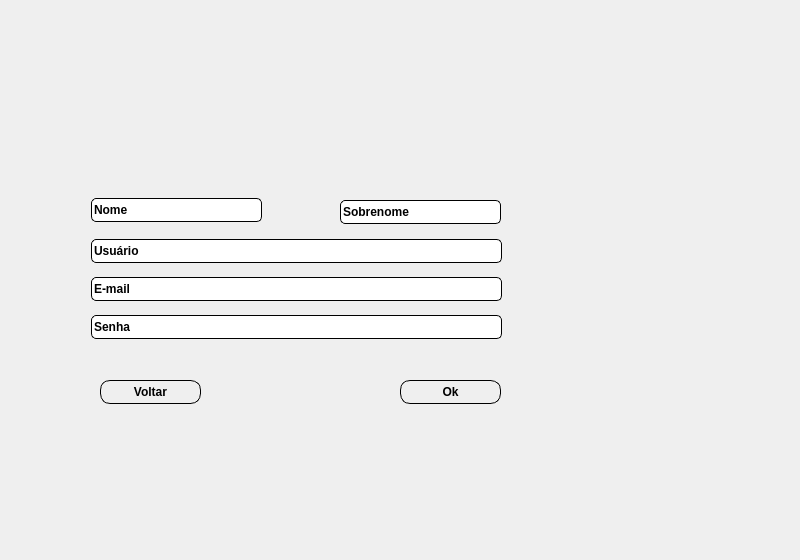
<?xml version="1.0" encoding="UTF-8"?>
<ui version="4.0">
 <class>CriarConta</class>
 <widget class="QDialog" name="CriarConta">
  <property name="geometry">
   <rect>
    <x>0</x>
    <y>0</y>
    <width>800</width>
    <height>560</height>
   </rect>
  </property>
  <property name="windowTitle">
   <string>Dialog</string>
  </property>
  <property name="styleSheet">
   <string notr="true">background-image: url(:/images/imagens/1.png);
/* Este seletor funciona aqui, pois se aplica aos &quot;filhos&quot; da janela */
QPushButton#criarcontaButton {
    background-color: #F4B315; 
    color: white;
	font-weight: bold;
    border: none; /* Sem borda */
    border-radius: 5px;
    padding: 5px;
}

QPushButton#criarcontaButton:hover {
    background-color: #DDA010; /* Tom mais escuro */
    border: none;
}</string>
  </property>
  <widget class="QLabel" name="label">
   <property name="geometry">
    <rect>
     <x>50</x>
     <y>30</y>
     <width>521</width>
     <height>501</height>
    </rect>
   </property>
   <property name="styleSheet">
    <string notr="true">background-image: url(:/images/imagens/2.png);
border-radius: 20px;</string>
   </property>
   <property name="text">
    <string/>
   </property>
  </widget>
  <widget class="QPushButton" name="voltarButton">
   <property name="geometry">
    <rect>
     <x>100</x>
     <y>380</y>
     <width>101</width>
     <height>24</height>
    </rect>
   </property>
   <property name="styleSheet">
    <string notr="true">font-weight: bold;
border: 1px solid;
border-radius: 10px;
</string>
   </property>
   <property name="text">
    <string>Voltar</string>
   </property>
  </widget>
  <widget class="QPushButton" name="criarcontaButton">
   <property name="geometry">
    <rect>
     <x>400</x>
     <y>380</y>
     <width>101</width>
     <height>24</height>
    </rect>
   </property>
   <property name="styleSheet">
    <string notr="true">font-weight: bold;
border: 1px solid;
border-radius: 10px;

</string>
   </property>
   <property name="text">
    <string>Ok</string>
   </property>
  </widget>
  <widget class="QLineEdit" name="nomeLineEdit">
   <property name="geometry">
    <rect>
     <x>91</x>
     <y>198</y>
     <width>171</width>
     <height>24</height>
    </rect>
   </property>
   <property name="styleSheet">
    <string notr="true">font-weight: bold;
border: 1px solid;
border-radius: 5px;
</string>
   </property>
   <property name="text">
    <string>Nome</string>
   </property>
   <property name="dragEnabled">
    <bool>false</bool>
   </property>
   <property name="readOnly">
    <bool>false</bool>
   </property>
   <property name="clearButtonEnabled">
    <bool>false</bool>
   </property>
  </widget>
  <widget class="QLineEdit" name="sobrenomeLineEdit">
   <property name="geometry">
    <rect>
     <x>340</x>
     <y>200</y>
     <width>161</width>
     <height>24</height>
    </rect>
   </property>
   <property name="styleSheet">
    <string notr="true">font-weight: bold;
border: 1px solid;
border-radius: 5px;
</string>
   </property>
   <property name="text">
    <string>Sobrenome</string>
   </property>
  </widget>
  <widget class="QLineEdit" name="usuarioLineEdit">
   <property name="geometry">
    <rect>
     <x>91</x>
     <y>239</y>
     <width>411</width>
     <height>24</height>
    </rect>
   </property>
   <property name="styleSheet">
    <string notr="true">font-weight: bold;
border: 1px solid;
border-radius: 5px;
</string>
   </property>
   <property name="text">
    <string>Usuário</string>
   </property>
  </widget>
  <widget class="QLineEdit" name="emailLineEdit">
   <property name="geometry">
    <rect>
     <x>91</x>
     <y>277</y>
     <width>411</width>
     <height>24</height>
    </rect>
   </property>
   <property name="styleSheet">
    <string notr="true">font-weight: bold;
border: 1px solid;
border-radius: 5px;
</string>
   </property>
   <property name="text">
    <string>E-mail</string>
   </property>
  </widget>
  <widget class="QLineEdit" name="senhaLineEdit">
   <property name="geometry">
    <rect>
     <x>91</x>
     <y>315</y>
     <width>411</width>
     <height>24</height>
    </rect>
   </property>
   <property name="styleSheet">
    <string notr="true">font-weight: bold;
border: 1px solid;
border-radius: 5px;
</string>
   </property>
   <property name="text">
    <string>Senha</string>
   </property>
  </widget>
  <widget class="QLabel" name="logo">
   <property name="geometry">
    <rect>
     <x>230</x>
     <y>50</y>
     <width>131</width>
     <height>131</height>
    </rect>
   </property>
   <property name="styleSheet">
    <string notr="true">border-radiums: 20px;
</string>
   </property>
   <property name="text">
    <string/>
   </property>
   <property name="pixmap">
    <pixmap resource="icons.qrc">:/images/imagens/Logo_1.png</pixmap>
   </property>
   <property name="scaledContents">
    <bool>true</bool>
   </property>
  </widget>
 </widget>
 <resources>
  <include location="icons.qrc"/>
 </resources>
 <connections/>
</ui>
